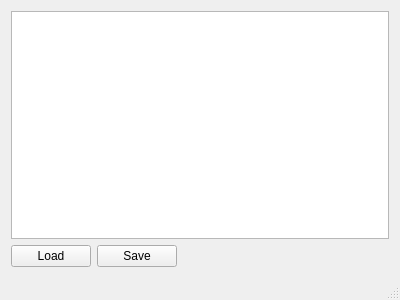
<?xml version="1.0" encoding="UTF-8"?>
<ui version="4.0">
 <class>MainWindow</class>
 <widget class="QMainWindow" name="MainWindow">
  <property name="geometry">
   <rect>
    <x>0</x>
    <y>0</y>
    <width>400</width>
    <height>300</height>
   </rect>
  </property>
  <property name="windowTitle">
   <string>MainWindow</string>
  </property>
  <widget class="QWidget" name="centralWidget">
   <layout class="QGridLayout" name="gridLayout">
    <item row="1" column="0">
     <widget class="QPushButton" name="pbLoad">
      <property name="text">
       <string>Load</string>
      </property>
     </widget>
    </item>
    <item row="1" column="1">
     <widget class="QPushButton" name="pbSave">
      <property name="text">
       <string>Save</string>
      </property>
     </widget>
    </item>
    <item row="1" column="2">
     <spacer name="horizontalSpacer">
      <property name="orientation">
       <enum>Qt::Horizontal</enum>
      </property>
      <property name="sizeHint" stdset="0">
       <size>
        <width>217</width>
        <height>20</height>
       </size>
      </property>
     </spacer>
    </item>
    <item row="0" column="0" colspan="3">
     <widget class="QTextEdit" name="textEdit">
      <property name="font">
       <font>
        <family>Liberation Mono</family>
        <pointsize>10</pointsize>
       </font>
      </property>
     </widget>
    </item>
   </layout>
  </widget>
  <widget class="QStatusBar" name="statusBar"/>
 </widget>
 <layoutdefault spacing="6" margin="11"/>
 <resources/>
 <connections/>
</ui>
